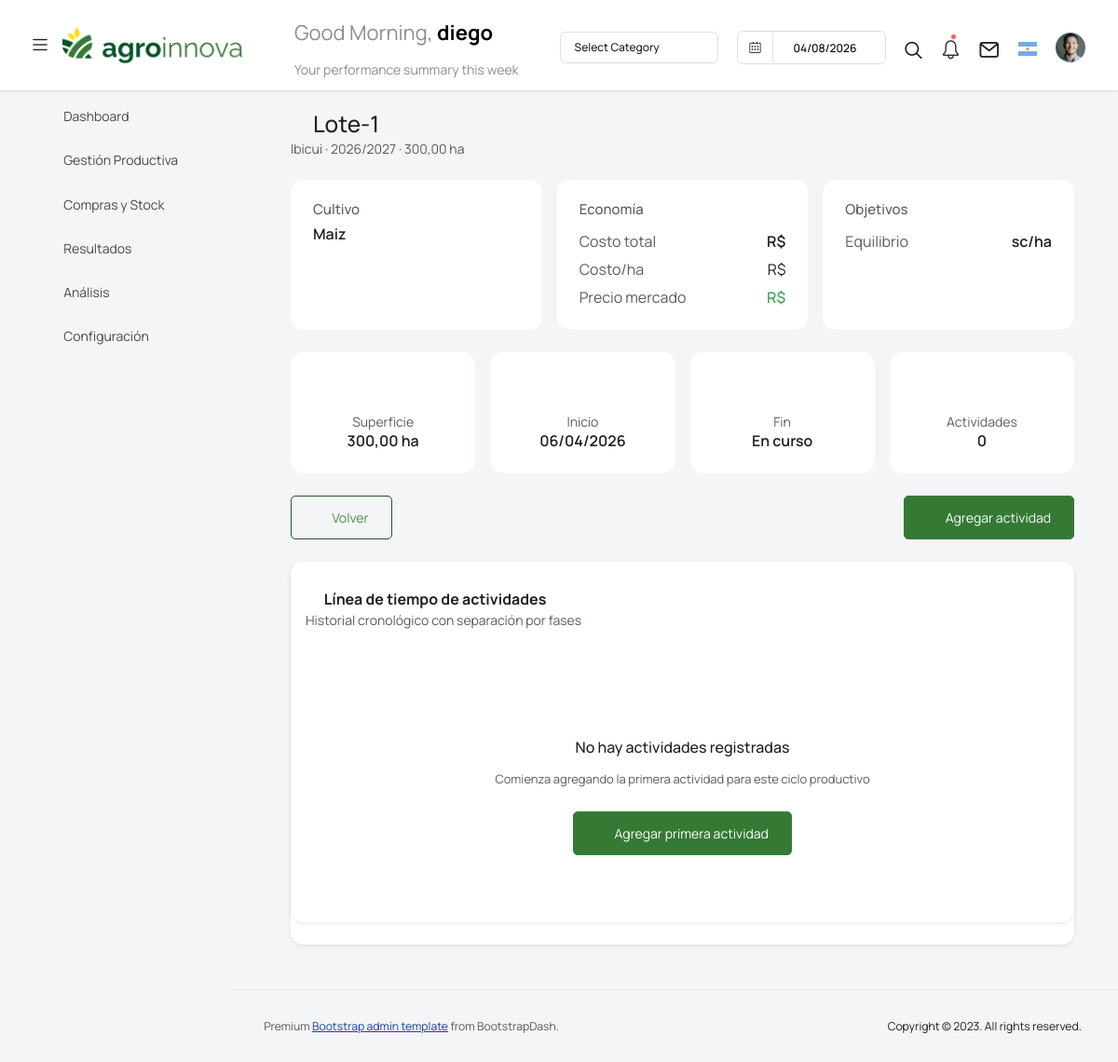
Before: /ciclos/1/ (signed in) with the older database file.
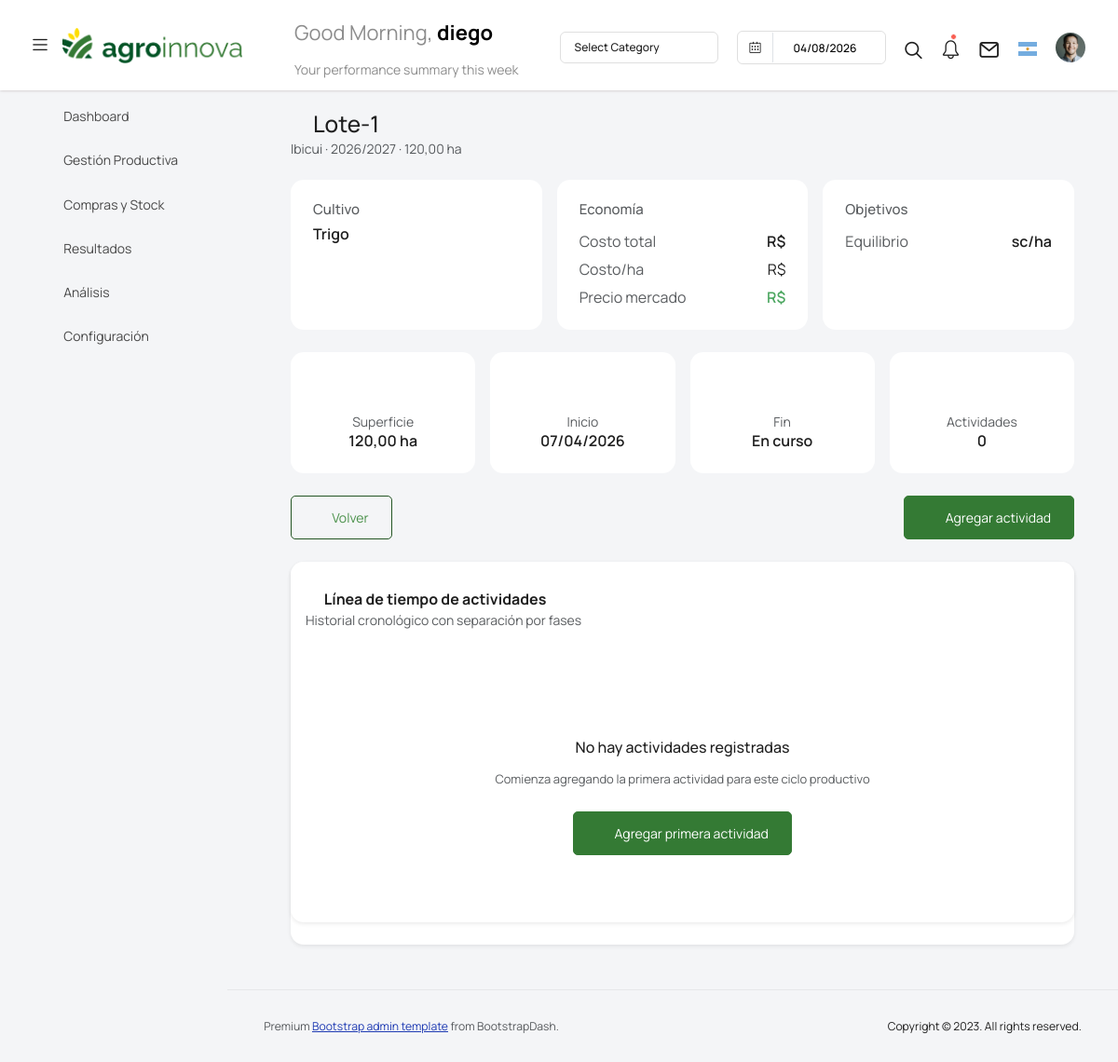
After: the same page with the newer database file.
### gestion_agro/models.py (models this page shows, shortened)
class CicloAgricola(models.Model):
    campo = models.ForeignKey(Campo, on_delete=models.CASCADE, related_name="ciclos")
    campana = models.ForeignKey(Campana, on_delete=models.CASCADE, related_name="ciclos")
    nombre_lote = models.CharField( max_length=50, blank= True, null=True )
    cultivo = models.ForeignKey( Cultivo, on_delete=models.CASCADE, related_name="ciclos")
    superficie_ha = models.DecimalField(max_digits=8, decimal_places=2)
    fecha_inicio = models.DateField()
    fecha_fin = models.DateField(null=True, blank=True)
    activa = models.BooleanField(default=True)

class Cultivo(models.Model):
    nombre = models.CharField(max_length=100, unique=True, verbose_name=_("Cultura"))
    class Meta:
        verbose_name = _("Cultura")
        verbose_name_plural = _("Culturas")
        ordering = ["nombre"]

class Campo(models.Model):
    empresa = models.ForeignKey(Empresa, on_delete=models.CASCADE,verbose_name=_("Empresa"), )
    nombre = models.CharField( max_length=100, verbose_name=_("Nombre del campo"),)
    ciudad =models.ForeignKey("agro.Ciudad", on_delete=models.CASCADE, verbose_name=_("Ciudad / Localidad"), )
    descripcion = models.CharField( max_length=100, verbose_name=_("Descripción"), )
    superficie_ha = models.DecimalField(max_digits=10, decimal_places=2, verbose_name=_("Superficie total"),
        help_text=_("Superficie total del campo expresada en hectáreas"),
    )
    image = models.ImageField( default="default.jpg", upload_to="campos", verbose_name=_("Imagen"),)
    observaciones = models.TextField(null=True, blank=True, verbose_name=_("Observaciones"),)
    class Meta:
        verbose_name = _("Campo")
        verbose_name_plural = _("Campos")

class Campana(models.Model):
    empresa = models.ForeignKey(Empresa, on_delete=models.CASCADE, verbose_name=_("Empresa"))
    nombre = models.CharField(max_length=9, editable=False, verbose_name=_("Campaña"))
    fecha_desde = models.DateField(verbose_name=_("Fecha de inicio"))
    fecha_hasta = models.DateField(verbose_name=_("Fecha de finalización"))
    activa = models.BooleanField(default=False, verbose_name=_("Campaña activa"))
    observaciones = models.TextField(null=True, blank=True, verbose_name=_("Observaciones"))
    class Meta:
        verbose_name = _("Campaña")
        verbose_name_plural = _("Campañas")
        ordering = ["-fecha_desde"]
        unique_together = ("empresa", "nombre")
    def __str__(self):
        return self.nombre

### gestion_agro/views.py (the view)
# urls.py: path('ciclos/<int:id_ciclo>/', vista_detalle_ciclo, name='vista_detalle_ciclo'),
@login_required
def vista_detalle_ciclo(request, id_ciclo):
    empresa = request.user.profile.empresa
    ciclo = CicloAgricola.objects.filter(campo__empresa=empresa, id=id_ciclo).first()
    fases = FaseAgricola.objects.filter(ciclo=ciclo)
    actividades = ActividadProductiva.objects.filter(fase__ciclo=ciclo).order_by("fecha")
    context = {
        "ciclo": ciclo,
        "fases": fases,
        "actividades": actividades,
    }
    return render(request, "vista_detalle_ciclo.html", context)

### templates/vista_detalle_ciclo.html (shortened to what the changed rows need)
{% extends 'base.html' %}
{% load static %}
{% load i18n %}
{% block plugin_css %}
<link rel="stylesheet" href="{% static 'css/detalleCiclo.css' %}">
{% endblock %}
{% block content %}
<div class="container-fluid">
    <div class="upload-card">
        <div class="upload-header d-flex flex-column flex-md-row align-items-start align-items-md-center justify-content-between gap-3 mb-4">
            <div>
                <h3 class="mb-1">
                    <i class="mdi mdi-map icon-agro"></i>
                    {{ ciclo.nombre_lote }}
                </h3>
                <div class="text-muted small">
                    {{ ciclo.campo.nombre }} · {{ ciclo.campana }} · {{ ciclo.superficie_ha }} ha
                </div>
            </div>
        </div>
        <div class="row g-3 mb-4">
            <div class="col-lg-4">
                <div class="card h-100">
                    <div class="card-body">
                        <h6 class="text-muted mb-2">
                            {% translate "Cultivo" %}
                        </h6>
                        <div class="fw-semibold">
                            {{ ciclo.cultivo.nombre }}
                        </div>
                    </div>
                </div>
            </div>
        </div>
        <div class="row g-3 mb-4">
            <div class="col-md-3">
                <div class="card text-center h-100">
                    <div class="card-body">
                        <i class="mdi mdi-vector-square fs-4 text-muted"></i>
                        <div class="mt-2 small text-muted">
                            {% translate "Superficie" %}
                        </div>
                        <div class="fw-semibold">
                            {{ ciclo.superficie_ha }} ha
                        </div>
                    </div>
                </div>
            </div>
            <div class="col-md-3">
                <div class="card text-center h-100">
                    <div class="card-body">
                        <i class="mdi mdi-calendar-plus fs-4 text-muted"></i>
                        <div class="mt-2 small text-muted">
                            {% translate "Inicio" %}
                        </div>
                        <div class="fw-semibold">
                            {{ ciclo.fecha_inicio|date:"d/m/Y" }}
                        </div>
                    </div>
                </div>
            </div>
        </div>
    </div>
</div>
{% endblock %}

Changed rows visible on the page:
changed CicloAgricola "Lote-1": superficie_ha "300,00" → "120,00"; cultivo.nombre "Maiz" → "Trigo"; fecha_inicio "06/04/2026" → "07/04/2026"
